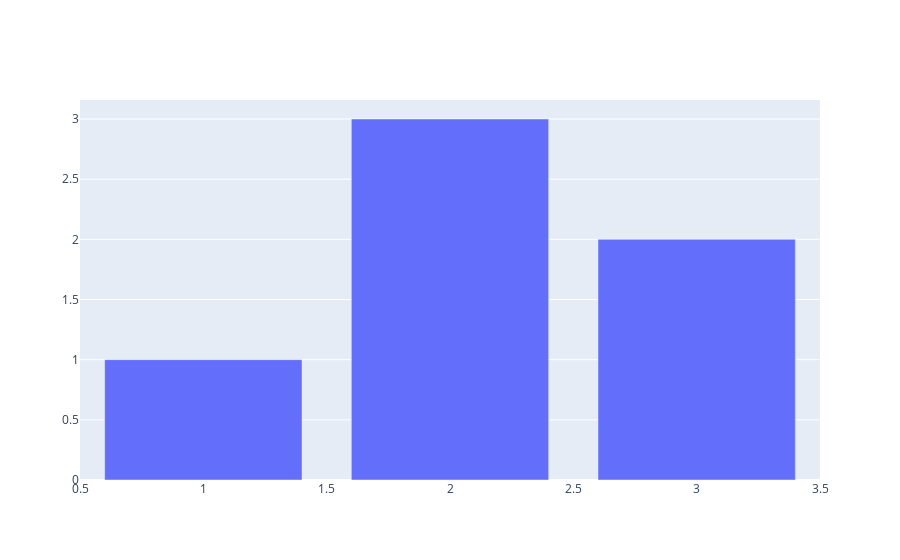

The notebook cell this image was saved under:
### Code cell
fig.add_trace(go.Bar(x=[1, 2, 3], y=[1, 3, 2]))
fig.show()

### Figure 1 — Plotly figure (JSON) as saved in the notebook; plotly's stock layout.template omitted (floating-point values rounded to 4 significant figures)
{"data": [{"type": "bar", "x": [1, 2, 3], "y": [1, 3, 2]}], "layout": {}}
